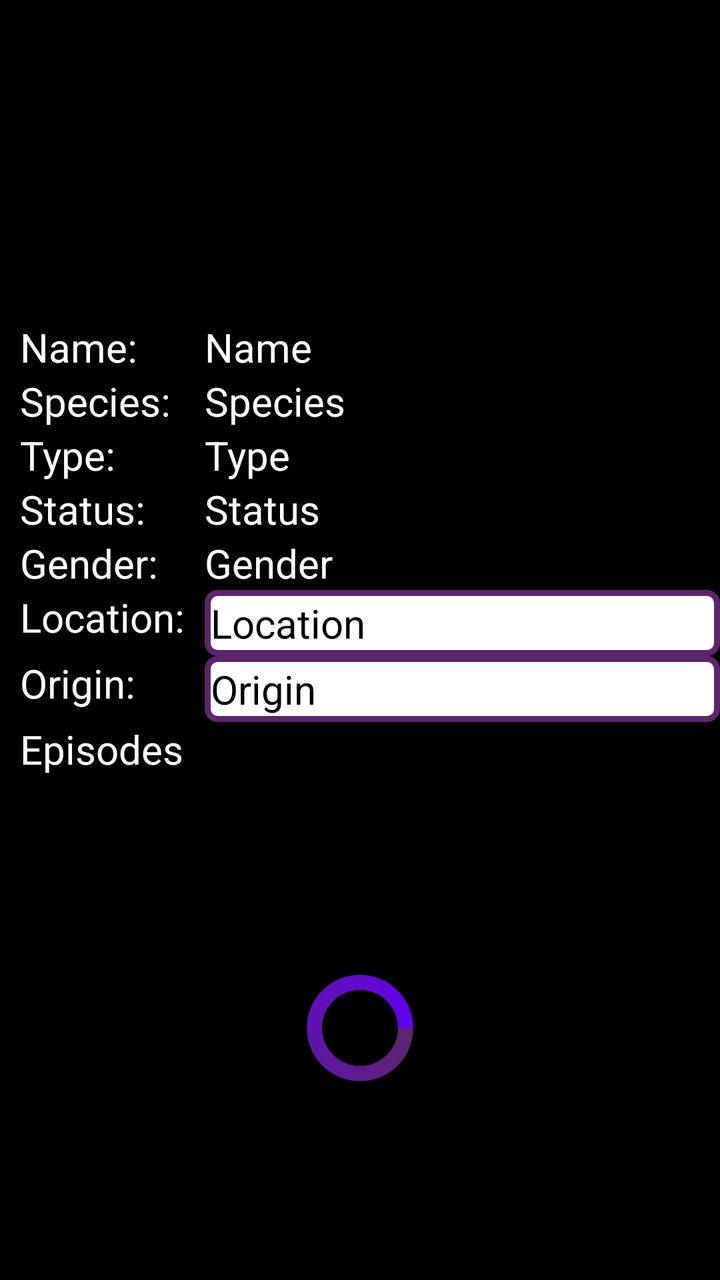
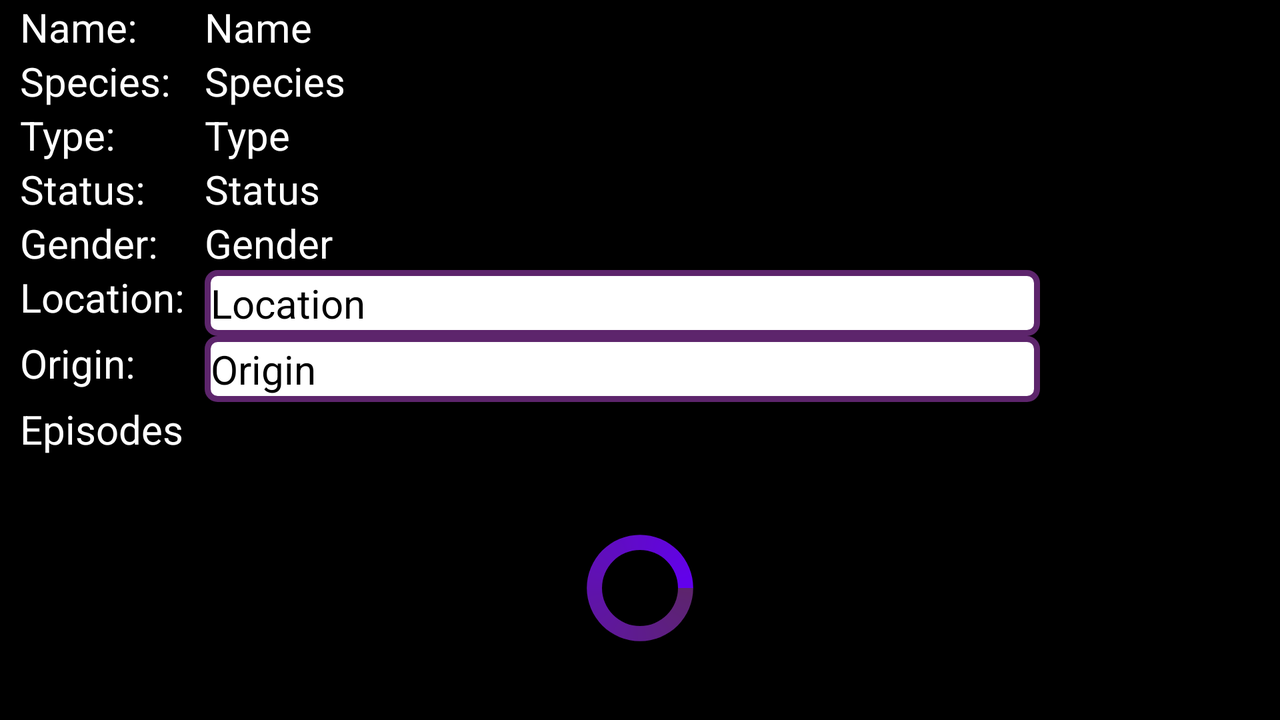

An Android layout and its configuration variant, each rendered on a device that would load it. The default file and the variant file are quoted in full after the pictures.
<!-- AndroidManifest.xml: application theme Theme.CleanArchTest -->
<!-- res/layout/fragment_character.xml -->
<?xml version="1.0" encoding="utf-8"?>
<androidx.constraintlayout.widget.ConstraintLayout xmlns:android="http://schemas.android.com/apk/res/android"
    xmlns:app="http://schemas.android.com/apk/res-auto"
    xmlns:tools="http://schemas.android.com/tools"
    android:layout_width="match_parent"
    android:layout_height="match_parent"
    android:background="@color/black">

    <ImageView
        android:id="@+id/character_image"
        android:layout_width="150dp"
        android:layout_height="150dp"
        android:layout_marginTop="10dp"
        android:scaleType="centerCrop"
        app:layout_constraintEnd_toEndOf="parent"
        app:layout_constraintStart_toStartOf="parent"
        app:layout_constraintTop_toTopOf="parent"
        tools:background="@tools:sample/avatars" />

    <TextView
        android:id="@+id/character_name_title"
        android:layout_width="wrap_content"
        android:layout_height="wrap_content"
        android:layout_marginStart="10dp"
        android:text="@string/name"
        android:textColor="@color/white"
        android:textSize="@dimen/episodes_text_view"
        app:layout_constraintStart_toStartOf="parent"
        app:layout_constraintTop_toBottomOf="@id/character_image" />

    <TextView
        android:id="@+id/character_name"
        android:layout_width="0dp"
        android:layout_height="wrap_content"
        android:layout_marginStart="10dp"
        android:textColor="@color/white"
        android:textSize="@dimen/episodes_text_view"
        app:layout_constraintEnd_toEndOf="parent"
        app:layout_constraintStart_toEndOf="@id/character_location_title"
        app:layout_constraintTop_toBottomOf="@id/character_image"
        tools:text="Name" />

    <TextView
        android:id="@+id/character_species_title"
        android:layout_width="wrap_content"
        android:layout_height="wrap_content"
        android:layout_marginStart="10dp"
        android:text="@string/species"
        android:textColor="@color/white"
        android:textSize="@dimen/episodes_text_view"
        app:layout_constraintStart_toStartOf="parent"
        app:layout_constraintTop_toBottomOf="@id/character_name" />

    <TextView
        android:id="@+id/character_species"
        android:layout_width="0dp"
        android:layout_height="wrap_content"
        android:layout_marginStart="10dp"
        android:textColor="@color/white"
        android:textSize="@dimen/episodes_text_view"
        app:layout_constraintEnd_toEndOf="parent"
        app:layout_constraintStart_toEndOf="@id/character_location_title"
        app:layout_constraintTop_toBottomOf="@id/character_name"
        tools:text="Species" />

    <TextView
        android:id="@+id/character_type_title"
        android:layout_width="wrap_content"
        android:layout_height="wrap_content"
        android:layout_marginStart="10dp"
        android:text="@string/type"
        android:textColor="@color/white"
        android:textSize="@dimen/episodes_text_view"
        app:layout_constraintStart_toStartOf="parent"
        app:layout_constraintTop_toBottomOf="@id/character_species" />

    <TextView
        android:id="@+id/character_type"
        android:layout_width="0dp"
        android:layout_height="wrap_content"
        android:layout_marginStart="10dp"
        android:textColor="@color/white"
        android:textSize="@dimen/episodes_text_view"
        app:layout_constraintEnd_toEndOf="parent"
        app:layout_constraintStart_toEndOf="@id/character_location_title"
        app:layout_constraintTop_toBottomOf="@id/character_species"
        tools:text="Type" />

    <TextView
        android:id="@+id/character_status_title"
        android:layout_width="wrap_content"
        android:layout_height="wrap_content"
        android:layout_marginStart="10dp"
        android:text="@string/status"
        android:textColor="@color/white"
        android:textSize="@dimen/episodes_text_view"
        app:layout_constraintStart_toStartOf="parent"
        app:layout_constraintTop_toBottomOf="@id/character_type" />

    <TextView
        android:id="@+id/character_status"
        android:layout_width="0dp"
        android:layout_height="wrap_content"
        android:layout_marginStart="10dp"
        android:textColor="@color/white"
        android:textSize="@dimen/episodes_text_view"
        app:layout_constraintEnd_toEndOf="parent"
        app:layout_constraintStart_toEndOf="@id/character_location_title"
        app:layout_constraintTop_toBottomOf="@id/character_type"
        tools:text="Status" />

    <TextView
        android:id="@+id/character_gender_title"
        android:layout_width="wrap_content"
        android:layout_height="wrap_content"
        android:layout_marginStart="10dp"
        android:text="@string/gender"
        android:textColor="@color/white"
        android:textSize="@dimen/episodes_text_view"
        app:layout_constraintStart_toStartOf="parent"
        app:layout_constraintTop_toBottomOf="@id/character_status" />

    <TextView
        android:id="@+id/character_gender"
        android:layout_width="0dp"
        android:layout_height="wrap_content"
        android:layout_marginStart="10dp"
        android:textColor="@color/white"
        android:textSize="@dimen/episodes_text_view"
        app:layout_constraintEnd_toEndOf="parent"
        app:layout_constraintStart_toEndOf="@id/character_location_title"
        app:layout_constraintTop_toBottomOf="@id/character_status"
        tools:text="Gender" />

    <TextView
        android:id="@+id/character_location_title"
        android:layout_width="wrap_content"
        android:layout_height="wrap_content"
        android:layout_marginStart="10dp"
        android:text="@string/location"
        android:textColor="@color/white"
        android:textSize="@dimen/episodes_text_view"
        app:layout_constraintStart_toStartOf="parent"
        app:layout_constraintTop_toBottomOf="@id/character_gender" />

    <TextView
        android:id="@+id/character_location"
        android:layout_width="0dp"
        android:layout_height="wrap_content"
        android:layout_marginStart="10dp"
        android:background="@drawable/item_background"
        android:padding="3dp"
        android:textColor="@color/black"
        android:textSize="@dimen/episodes_text_view"
        app:layout_constraintEnd_toEndOf="parent"
        app:layout_constraintStart_toEndOf="@id/character_location_title"
        app:layout_constraintTop_toBottomOf="@id/character_gender"
        tools:text="Location" />

    <TextView
        android:id="@+id/character_origin_title"
        android:layout_width="wrap_content"
        android:layout_height="wrap_content"
        android:layout_marginStart="10dp"
        android:text="@string/origin"
        android:textColor="@color/white"
        android:textSize="@dimen/episodes_text_view"
        app:layout_constraintStart_toStartOf="parent"
        app:layout_constraintTop_toBottomOf="@id/character_location" />

    <TextView
        android:id="@+id/character_origin"
        android:layout_width="0dp"
        android:layout_height="wrap_content"
        android:layout_marginStart="10dp"
        android:background="@drawable/item_background"
        android:padding="3dp"
        android:textColor="@color/black"
        android:textSize="@dimen/episodes_text_view"
        app:layout_constraintEnd_toEndOf="parent"
        app:layout_constraintStart_toEndOf="@id/character_location_title"
        app:layout_constraintTop_toBottomOf="@id/character_location"
        tools:text="Origin" />

    <TextView
        android:id="@+id/episodes"
        android:layout_width="wrap_content"
        android:layout_height="wrap_content"
        android:layout_marginStart="10dp"
        android:text="@string/episodes"
        android:textColor="@color/white"
        android:textSize="@dimen/episodes_text_view"
        app:layout_constraintStart_toStartOf="parent"
        app:layout_constraintTop_toBottomOf="@id/character_origin" />

    <androidx.recyclerview.widget.RecyclerView
        android:id="@+id/recycler_view_episodes"
        android:layout_width="match_parent"
        android:layout_height="0dp"
        android:layout_marginStart="5dp"
        android:layout_marginTop="10dp"
        android:layout_marginEnd="5dp"
        app:layoutManager="androidx.recyclerview.widget.LinearLayoutManager"
        app:layout_constraintBottom_toBottomOf="parent"
        app:layout_constraintEnd_toEndOf="parent"
        app:layout_constraintStart_toStartOf="parent"
        app:layout_constraintTop_toBottomOf="@id/episodes"
        app:spanCount="1"
        tools:listitem="@layout/item_episode_list" />

    <ProgressBar
        android:id="@+id/progress_bar"
        style="?android:attr/progressBarStyleLarge"
        android:layout_width="match_parent"
        android:layout_height="wrap_content"
        android:indeterminateDrawable="@drawable/progress_bar"
        android:visibility="visible"
        app:layout_constraintBottom_toBottomOf="parent"
        app:layout_constraintStart_toStartOf="parent"
        app:layout_constraintTop_toBottomOf="@+id/episodes" />

</androidx.constraintlayout.widget.ConstraintLayout>
<!-- res/layout/item_episode_list.xml (included above) -->
<?xml version="1.0" encoding="utf-8"?>
<androidx.constraintlayout.widget.ConstraintLayout xmlns:android="http://schemas.android.com/apk/res/android"
    xmlns:app="http://schemas.android.com/apk/res-auto"
    xmlns:tools="http://schemas.android.com/tools"
    android:layout_width="match_parent"
    android:layout_height="wrap_content"
    tools:background="@color/black">

    <androidx.cardview.widget.CardView
        android:id="@+id/card_view_placeholder_episode"
        android:layout_width="0dp"
        android:layout_height="wrap_content"
        android:layout_margin="10dp"
        android:background="@drawable/item_background"
        app:cardCornerRadius="10dp"
        app:layout_constraintBottom_toBottomOf="parent"
        app:layout_constraintEnd_toEndOf="parent"
        app:layout_constraintStart_toStartOf="parent"
        app:layout_constraintTop_toTopOf="parent">

        <androidx.constraintlayout.widget.ConstraintLayout
            android:layout_width="match_parent"
            android:layout_height="150dp">

            <ImageView
                android:id="@+id/episode_image"
                android:layout_width="0dp"
                android:layout_height="wrap_content"
                android:layout_margin="8dp"
                android:background="@color/purple_grey_light"
                android:scaleType="centerCrop"
                android:src="@drawable/rick_and_morty_item_episode"
                app:layout_constraintBottom_toBottomOf="parent"
                app:layout_constraintEnd_toEndOf="parent"
                app:layout_constraintHorizontal_bias="0.0"
                app:layout_constraintStart_toStartOf="parent"
                app:layout_constraintTop_toTopOf="parent" />

            <TextView
                android:id="@+id/episode_number"
                android:layout_width="wrap_content"
                android:layout_height="0dp"
                android:layout_marginTop="24dp"
                android:alpha="0.6"
                android:background="@drawable/item_background"
                android:ellipsize="end"
                android:maxLines="1"
                android:padding="@dimen/padding_item_status_gender_species"
                android:textColor="@color/black"
                android:textSize="@dimen/item_text_view_size"
                app:layout_constraintEnd_toEndOf="parent"
                app:layout_constraintHorizontal_bias="0.787"
                app:layout_constraintStart_toStartOf="parent"
                app:layout_constraintTop_toTopOf="@+id/episode_image"
                tools:ignore="NotSibling"
                tools:text="S01E04" />

            <LinearLayout
                android:layout_width="match_parent"
                android:layout_height="wrap_content"
                android:layout_marginStart="8dp"
                android:layout_marginEnd="8dp"
                android:alpha="0.6"
                android:background="@drawable/item_background"
                android:orientation="vertical"
                app:layout_constraintBottom_toBottomOf="@+id/episode_image"
                app:layout_constraintEnd_toEndOf="parent"
                app:layout_constraintStart_toStartOf="parent">

                <TextView
                    android:id="@+id/episode_title"
                    android:layout_width="wrap_content"
                    android:layout_height="match_parent"
                    android:ellipsize="end"
                    android:maxLines="1"
                    android:paddingStart="@dimen/padding_item_status_gender_species"
                    android:paddingTop="@dimen/padding_item_status_gender_species"
                    android:paddingEnd="@dimen/padding_item_status_gender_species"
                    android:textColor="@color/black"
                    android:textSize="@dimen/item_text_view_size"
                    tools:text="M. NIGHT SHAYM-ALIENS!" />

                <LinearLayout
                    android:layout_width="wrap_content"
                    android:layout_height="wrap_content"
                    android:orientation="horizontal">

                    <TextView
                        android:id="@+id/episode_release_date"
                        android:layout_width="wrap_content"
                        android:layout_height="match_parent"
                        android:ellipsize="end"
                        android:maxLines="1"
                        android:padding="@dimen/padding_item_status_gender_species"
                        android:textColor="@color/black"
                        android:textSize="@dimen/item_text_view_size"
                        tools:text="January 13, 2014" />


                </LinearLayout>
            </LinearLayout>

        </androidx.constraintlayout.widget.ConstraintLayout>
    </androidx.cardview.widget.CardView>
</androidx.constraintlayout.widget.ConstraintLayout>
<!-- resources referenced by this layout -->
<resources>
  <color name="black">#FF000000</color>
  <color name="purple_grey_light">#E1D8E3</color>
  <color name="white">#FFFFFFFF</color>
  <dimen name="episodes_text_view">20sp</dimen>
  <dimen name="item_text_view_size">14sp</dimen>
  <dimen name="padding_item_status_gender_species">5dp</dimen>
  <!-- drawable item_background (drawable) -->
  <?xml version="1.0" encoding="utf-8"?>
  <shape xmlns:android="http://schemas.android.com/apk/res/android">
      <corners android:radius="5dp"/>
      <solid android:color="@color/white"/>
      <stroke android:color="@color/dark_purple"
          android:width="3dp"/>
  </shape>
  <!-- drawable progress_bar (drawable) -->
  <?xml version="1.0" encoding="utf-8"?>
  <rotate
      xmlns:android="http://schemas.android.com/apk/res/android"
      android:fromDegrees="0"
      android:pivotX="50%"
      android:pivotY="50%"
      android:toDegrees="360">
  
      <shape
          android:innerRadiusRatio="4"
          android:shape="ring"
          android:thicknessRatio="10"
          android:useLevel="false">
  
          <size
              android:width="70dip"
              android:height="70dip" />
  
          <gradient
              android:angle="0"
              android:startColor="@color/dark_purple"
              android:endColor="@color/purple_500"
              android:type="sweep"
              android:useLevel="false" />
      </shape>
  
  </rotate>
  <!-- drawable rick_and_morty_item_episode: jpg bitmap (drawable, 19987 bytes) -->
  <string name="episodes">Episodes</string>
  <string name="gender">Gender:</string>
  <string name="location">Location:</string>
  <string name="name">Name:</string>
  <string name="origin">Origin:</string>
  <string name="species">Species:</string>
  <string name="status">Status:</string>
  <string name="type">Type:</string>
  <style name="Theme.CleanArchTest" parent="Theme.MaterialComponents.DayNight.DarkActionBar">
          
          <item name="colorPrimary">@color/purple_500</item>
          <item name="colorPrimaryVariant">@color/purple_700</item>
          <item name="colorOnPrimary">@color/white</item>
          
          <item name="colorSecondary">@color/teal_200</item>
          <item name="colorSecondaryVariant">@color/teal_700</item>
          <item name="colorOnSecondary">@color/black</item>
          
          <item name="android:statusBarColor">?attr/colorPrimaryVariant</item>
          
          <item name="windowActionBar">false</item>
          <item name="windowNoTitle">true</item>
      </style>
  <color name="dark_purple">#5D256C</color>
  <color name="purple_500">#FF6200EE</color>
  <color name="purple_700">#FF3700B3</color>
  <color name="teal_200">#FF03DAC5</color>
  <color name="teal_700">#FF018786</color>
</resources>
<!-- res/layout-land/fragment_character.xml (the repository's variant of the layout above) -->
<!-- drawn on the phone turned sideways -->
<?xml version="1.0" encoding="utf-8"?>
<androidx.constraintlayout.widget.ConstraintLayout xmlns:android="http://schemas.android.com/apk/res/android"
    xmlns:app="http://schemas.android.com/apk/res-auto"
    xmlns:tools="http://schemas.android.com/tools"
    android:layout_width="match_parent"
    android:layout_height="match_parent"
    android:background="@color/black">

    <ImageView
        android:id="@+id/character_image"
        android:layout_width="100dp"
        android:layout_height="100dp"
        android:layout_marginTop="10dp"
        android:layout_marginEnd="20dp"
        android:scaleType="centerCrop"
        app:layout_constraintEnd_toEndOf="parent"
        app:layout_constraintTop_toTopOf="parent"
        tools:background="@tools:sample/avatars" />

    <TextView
        android:id="@+id/character_name_title"
        android:layout_width="wrap_content"
        android:layout_height="wrap_content"
        android:layout_marginStart="10dp"
        android:text="@string/name"
        android:textColor="@color/white"
        android:textSize="@dimen/episodes_text_view"
        app:layout_constraintStart_toStartOf="parent"
        app:layout_constraintTop_toTopOf="parent" />

    <TextView
        android:id="@+id/character_name"
        android:layout_width="0dp"
        android:layout_height="wrap_content"
        android:layout_marginStart="10dp"
        android:textColor="@color/white"
        android:textSize="@dimen/episodes_text_view"
        app:layout_constraintEnd_toStartOf="@+id/character_image"
        app:layout_constraintStart_toEndOf="@id/character_location_title"
        app:layout_constraintTop_toTopOf="parent"
        tools:text="Name" />

    <TextView
        android:id="@+id/character_species_title"
        android:layout_width="wrap_content"
        android:layout_height="wrap_content"
        android:layout_marginStart="10dp"
        android:text="@string/species"
        android:textColor="@color/white"
        android:textSize="@dimen/episodes_text_view"
        app:layout_constraintStart_toStartOf="parent"
        app:layout_constraintTop_toBottomOf="@id/character_name" />

    <TextView
        android:id="@+id/character_species"
        android:layout_width="0dp"
        android:layout_height="wrap_content"
        android:layout_marginStart="10dp"
        android:textColor="@color/white"
        android:textSize="@dimen/episodes_text_view"
        app:layout_constraintEnd_toStartOf="@+id/character_image"
        app:layout_constraintStart_toEndOf="@id/character_location_title"
        app:layout_constraintTop_toBottomOf="@id/character_name"
        tools:text="Species" />

    <TextView
        android:id="@+id/character_type_title"
        android:layout_width="wrap_content"
        android:layout_height="wrap_content"
        android:layout_marginStart="10dp"
        android:text="@string/type"
        android:textColor="@color/white"
        android:textSize="@dimen/episodes_text_view"
        app:layout_constraintStart_toStartOf="parent"
        app:layout_constraintTop_toBottomOf="@id/character_species" />

    <TextView
        android:id="@+id/character_type"
        android:layout_width="0dp"
        android:layout_height="wrap_content"
        android:layout_marginStart="10dp"
        android:textColor="@color/white"
        android:textSize="@dimen/episodes_text_view"
        app:layout_constraintEnd_toStartOf="@+id/character_image"
        app:layout_constraintStart_toEndOf="@id/character_location_title"
        app:layout_constraintTop_toBottomOf="@id/character_species"
        tools:text="Type" />

    <TextView
        android:id="@+id/character_status_title"
        android:layout_width="wrap_content"
        android:layout_height="wrap_content"
        android:layout_marginStart="10dp"
        android:text="@string/status"
        android:textColor="@color/white"
        android:textSize="@dimen/episodes_text_view"
        app:layout_constraintStart_toStartOf="parent"
        app:layout_constraintTop_toBottomOf="@id/character_type" />

    <TextView
        android:id="@+id/character_status"
        android:layout_width="0dp"
        android:layout_height="wrap_content"
        android:layout_marginStart="10dp"
        android:textColor="@color/white"
        android:textSize="@dimen/episodes_text_view"
        app:layout_constraintEnd_toStartOf="@+id/character_image"
        app:layout_constraintStart_toEndOf="@id/character_location_title"
        app:layout_constraintTop_toBottomOf="@id/character_type"
        tools:text="Status" />

    <TextView
        android:id="@+id/character_gender_title"
        android:layout_width="wrap_content"
        android:layout_height="wrap_content"
        android:layout_marginStart="10dp"
        android:text="@string/gender"
        android:textColor="@color/white"
        android:textSize="@dimen/episodes_text_view"
        app:layout_constraintStart_toStartOf="parent"
        app:layout_constraintTop_toBottomOf="@id/character_status" />

    <TextView
        android:id="@+id/character_gender"
        android:layout_width="0dp"
        android:layout_height="wrap_content"
        android:layout_marginStart="10dp"
        android:textColor="@color/white"
        android:textSize="@dimen/episodes_text_view"
        app:layout_constraintEnd_toStartOf="@+id/character_image"
        app:layout_constraintStart_toEndOf="@id/character_location_title"
        app:layout_constraintTop_toBottomOf="@id/character_status"
        tools:text="Gender" />

    <TextView
        android:id="@+id/character_location_title"
        android:layout_width="wrap_content"
        android:layout_height="wrap_content"
        android:layout_marginStart="10dp"
        android:text="@string/location"
        android:textColor="@color/white"
        android:textSize="@dimen/episodes_text_view"
        app:layout_constraintStart_toStartOf="parent"
        app:layout_constraintTop_toBottomOf="@id/character_gender" />

    <TextView
        android:id="@+id/character_location"
        android:layout_width="0dp"
        android:layout_height="wrap_content"
        android:layout_marginStart="10dp"
        android:background="@drawable/item_background"
        android:padding="3dp"
        android:textColor="@color/black"
        android:textSize="@dimen/episodes_text_view"
        app:layout_constraintEnd_toStartOf="@+id/character_image"
        app:layout_constraintStart_toEndOf="@id/character_location_title"
        app:layout_constraintTop_toBottomOf="@id/character_gender"
        tools:text="Location" />

    <TextView
        android:id="@+id/character_origin_title"
        android:layout_width="wrap_content"
        android:layout_height="wrap_content"
        android:layout_marginStart="10dp"
        android:text="@string/origin"
        android:textColor="@color/white"
        android:textSize="@dimen/episodes_text_view"
        app:layout_constraintStart_toStartOf="parent"
        app:layout_constraintTop_toBottomOf="@id/character_location" />

    <TextView
        android:id="@+id/character_origin"
        android:layout_width="0dp"
        android:layout_height="wrap_content"
        android:layout_marginStart="10dp"
        android:background="@drawable/item_background"
        android:padding="3dp"
        android:textColor="@color/black"
        android:textSize="@dimen/episodes_text_view"
        app:layout_constraintEnd_toStartOf="@+id/character_image"
        app:layout_constraintStart_toEndOf="@id/character_location_title"
        app:layout_constraintTop_toBottomOf="@id/character_location"
        tools:text="Origin" />

    <TextView
        android:id="@+id/episodes"
        android:layout_width="wrap_content"
        android:layout_height="wrap_content"
        android:layout_marginStart="10dp"
        android:text="@string/episodes"
        android:textColor="@color/white"
        android:textSize="@dimen/episodes_text_view"
        app:layout_constraintStart_toStartOf="parent"
        app:layout_constraintTop_toBottomOf="@id/character_origin" />

    <androidx.recyclerview.widget.RecyclerView
        android:id="@+id/recycler_view_episodes"
        android:layout_width="match_parent"
        android:layout_height="0dp"
        android:layout_marginStart="5dp"
        android:layout_marginTop="10dp"
        android:layout_marginEnd="5dp"
        app:layoutManager="androidx.recyclerview.widget.LinearLayoutManager"
        app:layout_constraintBottom_toBottomOf="parent"
        app:layout_constraintEnd_toEndOf="parent"
        app:layout_constraintStart_toStartOf="parent"
        app:layout_constraintTop_toBottomOf="@id/episodes"
        app:spanCount="1"
        tools:listitem="@layout/item_episode_list" />

    <ProgressBar
        android:id="@+id/progress_bar"
        style="?android:attr/progressBarStyleLarge"
        android:layout_width="match_parent"
        android:layout_height="wrap_content"
        android:indeterminateDrawable="@drawable/progress_bar"
        android:visibility="visible"
        app:layout_constraintBottom_toBottomOf="parent"
        app:layout_constraintStart_toStartOf="parent"
        app:layout_constraintTop_toBottomOf="@+id/episodes" />

</androidx.constraintlayout.widget.ConstraintLayout>
